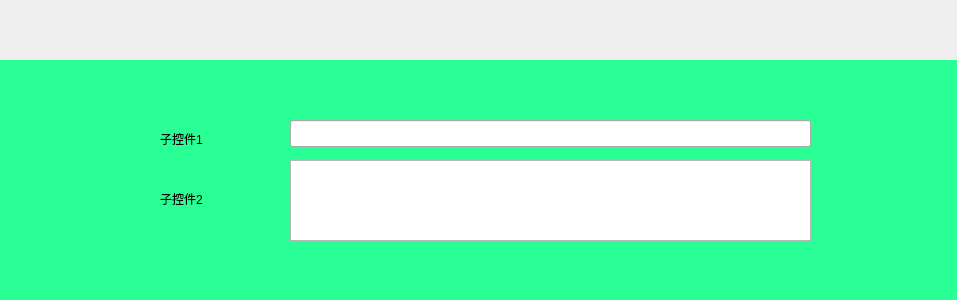
<?xml version="1.0" encoding="UTF-8"?>
<ui version="4.0">
 <class>TopTileWidget</class>
 <widget class="QWidget" name="TopTileWidget">
  <property name="geometry">
   <rect>
    <x>0</x>
    <y>0</y>
    <width>957</width>
    <height>300</height>
   </rect>
  </property>
  <property name="windowTitle">
   <string>Form</string>
  </property>
  <layout class="QVBoxLayout" name="verticalLayout" stretch="20,80">
   <property name="spacing">
    <number>0</number>
   </property>
   <property name="margin">
    <number>0</number>
   </property>
   <item>
    <widget class="QWidget" name="titleWidget" native="true">
     <property name="styleSheet">
      <string notr="true">#titleWidget{
	border-image: url(:/picture/image/titlebk.png);
    background-position: top left;
    background-repeat: no-repeat
}

QWidget QPushButton#pushButtonMin{
	/*background-image: url(:/picture/image/min_button.png);*/ /*会缩放图片以适应控件的大小*/
	border-image: url(:/picture/image/min_button.png);/*皮肤或背景图片以自动适应控件大小*/
    background-repeat: no-repeat;
 	border:none;/*无边框*/
}

QWidget QPushButton#pushButtonMax{
	/*background-image: url(:/picture/image/max_button.png);*/ /*会缩放图片以适应控件的大小*/
	border-image: url(:/picture/image/max_button.png);/*皮肤或背景图片以自动适应控件大小*/
    background-repeat: no-repeat;
 	border:none;/*无边框*/
}

/*鼠标悬浮时的效果*/
QWidget QPushButton#pushButtonMax:hover{   
 border-image: url(:/picture/image/normal_button.png);   
 background-repeat: no-repeat;
 border:none;/*无边框*/
}

QWidget QPushButton#pushButtonClose{
	/*background-image: url(:/picture/image/close_button.png);*//*会缩放图片以适应控件的大小*/
	border-image: url(:/picture/image/close_button.png);/*皮肤或背景图片以自动适应控件大小*/
    background-repeat: no-repeat;
 	border:none;/*无边框*/
}

</string>
     </property>
     <layout class="QVBoxLayout" name="verticalLayout_2">
      <item>
       <layout class="QHBoxLayout" name="horizontalLayout">
        <item>
         <spacer name="horizontalSpacer_2">
          <property name="orientation">
           <enum>Qt::Horizontal</enum>
          </property>
          <property name="sizeHint" stdset="0">
           <size>
            <width>498</width>
            <height>20</height>
           </size>
          </property>
         </spacer>
        </item>
        <item>
         <layout class="QGridLayout" name="gridLayout">
          <item row="0" column="0">
           <widget class="QPushButton" name="pushButtonMin">
            <property name="text">
             <string/>
            </property>
            <property name="flat">
             <bool>false</bool>
            </property>
           </widget>
          </item>
          <item row="0" column="1">
           <widget class="QPushButton" name="pushButtonMax">
            <property name="text">
             <string/>
            </property>
           </widget>
          </item>
          <item row="0" column="2">
           <widget class="QPushButton" name="pushButtonClose">
            <property name="text">
             <string/>
            </property>
           </widget>
          </item>
         </layout>
        </item>
       </layout>
      </item>
     </layout>
    </widget>
   </item>
   <item>
    <widget class="QWidget" name="contentWidget" native="true">
     <property name="styleSheet">
      <string notr="true">.QWidget{
	background-color: rgb(41, 255, 148);
}

/*QWidget{
	background-color: rgb(41, 255, 148);
}*/</string>
     </property>
     <widget class="QLabel" name="label1">
      <property name="geometry">
       <rect>
        <x>160</x>
        <y>70</y>
        <width>91</width>
        <height>17</height>
       </rect>
      </property>
      <property name="text">
       <string>子控件1</string>
      </property>
     </widget>
     <widget class="QLineEdit" name="lineEdit">
      <property name="geometry">
       <rect>
        <x>290</x>
        <y>60</y>
        <width>521</width>
        <height>27</height>
       </rect>
      </property>
     </widget>
     <widget class="QTextEdit" name="textEdit">
      <property name="geometry">
       <rect>
        <x>290</x>
        <y>100</y>
        <width>521</width>
        <height>81</height>
       </rect>
      </property>
     </widget>
     <widget class="QLabel" name="label2">
      <property name="geometry">
       <rect>
        <x>160</x>
        <y>130</y>
        <width>81</width>
        <height>17</height>
       </rect>
      </property>
      <property name="text">
       <string>子控件2</string>
      </property>
     </widget>
    </widget>
   </item>
  </layout>
 </widget>
 <resources/>
 <connections/>
</ui>
